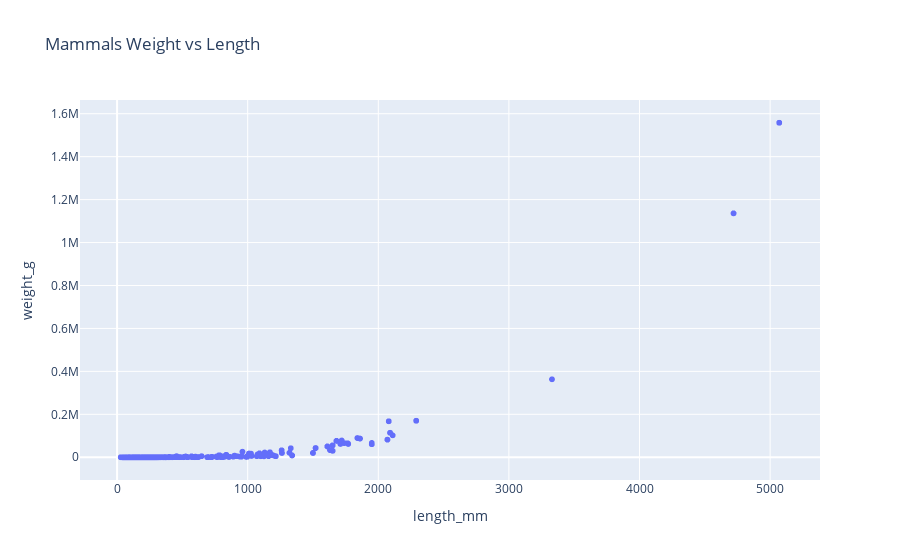

The notebook cell saved with this chart:
### Code cell
# Filter out rows with missing values in either weight or length
mammals_filtered = mammals_df.dropna(subset=['weight_g', 'length_mm'])

# Create the scatter plot using Plotly Express
fig = px.scatter(mammals_filtered, x="length_mm", y="weight_g", title="Mammals Weight vs Length")
fig.show()

### Figure 1 — Plotly figure (JSON) as saved in the notebook; plotly's stock layout.template omitted (floating-point values rounded to 4 significant figures; data arrays with more than 128 entries replaced by an {"elided": "..."} marker saying what was removed)
{"data": [{"hovertemplate": "length_mm=%{x}<br>weight_g=%{y}<extra></extra>", "legendgroup": "", "marker": {"color": "#636efa", "symbol": "circle"}, "mode": "markers", "name": "", "showlegend": false, "type": "scattergl", "x": {"elided": "7633 float values"}, "xaxis": "x", "y": {"elided": "7633 float values"}, "yaxis": "y"}], "layout": {"legend": {"tracegroupgap": 0}, "title": {"text": "Mammals Weight vs Length"}, "xaxis": {"anchor": "y", "domain": [0, 1], "title": {"text": "length_mm"}}, "yaxis": {"anchor": "x", "domain": [0, 1], "title": {"text": "weight_g"}}}}
